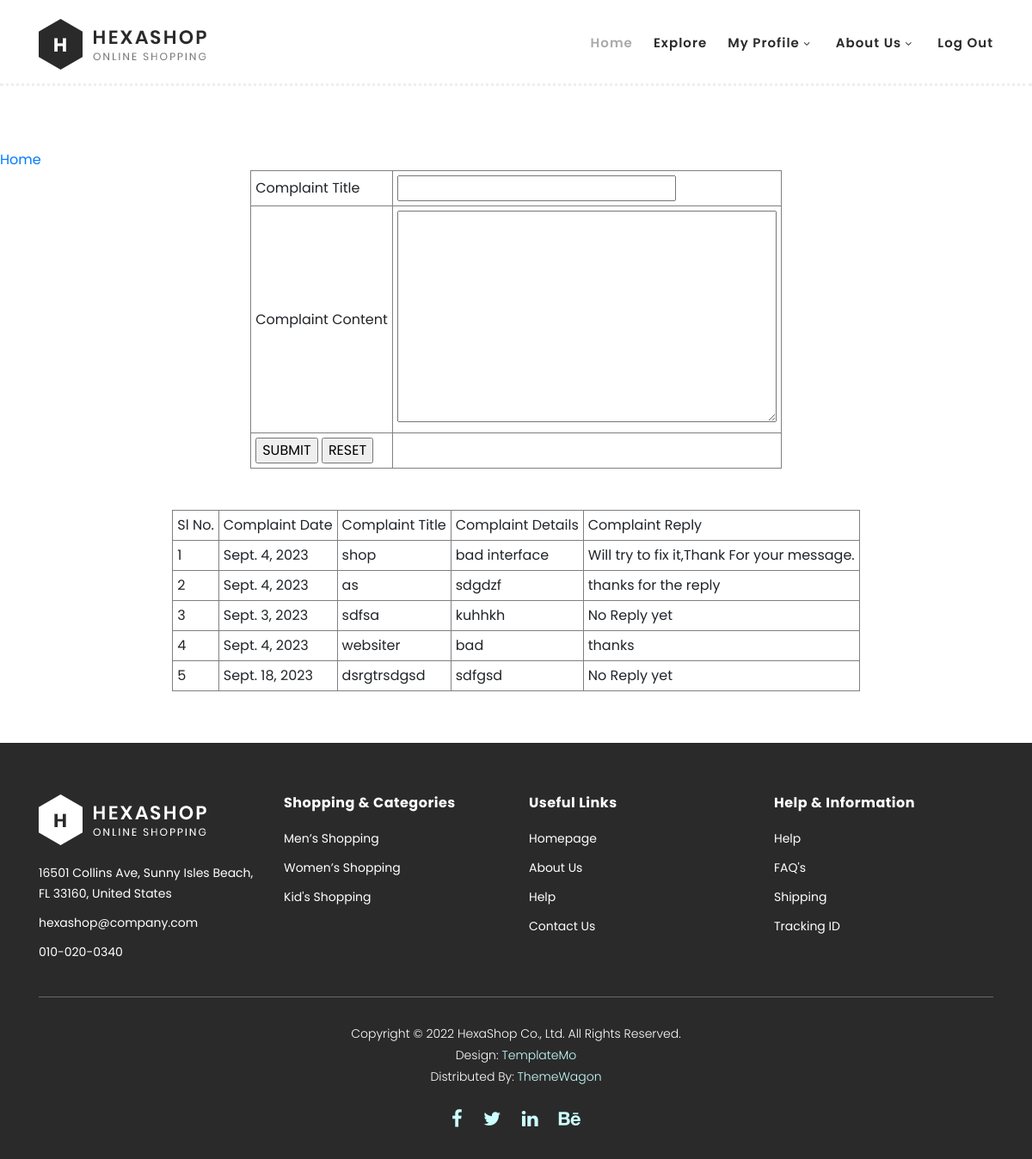
Screenshot of /User/Complaint/ (signed in) with the database file from the repository.
### User/models.py (models this page shows)
class tbl_complaint(models.Model):
    complaint_date=models.DateField(auto_now=True)
    complaint_title=models.CharField(max_length=50)
    complaint_content=models.CharField(max_length=100)
    complaint_reply=models.CharField(max_length=100,default="No Reply yet")
    user=models.ForeignKey(tbl_userregister,on_delete=models.CASCADE,null=True)
    shop=models.ForeignKey(tbl_shopregistration,on_delete=models.CASCADE,null=True)
    complaint_status=models.IntegerField(default=0,null=True)

### User/views.py (the view)
# urls.py: path('Complaint/',views.Complaint,name="Complaint"),
def Complaint(request):
    if 'uid' in request.session:
        userid=tbl_userregister.objects.get(id=request.session['uid'])
        complaint=tbl_complaint.objects.filter(user=request.session['uid'])
        if request.method=='POST':
            tbl_complaint.objects.create(complaint_title=request.POST.get('complainttitle'),
                                        complaint_content=request.POST.get('complaintcontent'),user=userid)
            return render(request,"User/Complaint.html",{'DATA':complaint})
        else:
            return render(request,"User/Complaint.html",{'DATA':complaint})
    else:
        return redirect("wguest:Userlogin")

### User/Templates/User/Complaint.html (shortened to what this page needs)
{% extends 'User/Header.html'%}
{% load static %}
{% block content  %}
<!DOCTYPE html>
<html lang="en">
<head>
</head>
<body>
    <form name="complaintform" method="post">
        `<div style="margin-top: 150px;">
        <a href="{% url 'wuser:Userhome' %}">Home</a>
        <table  align="center" border="1" cellpadding="5" cellspacing="5" >
            <tr>
                <TD>Complaint Title</TD>
                <td><input type="text" id="complainttitle" name="complainttitle" autocomplete="off" required="required" pattern="[a-zA-Z ]{4,15}" title="Complaint Title"></td>
            </tr>
            <tr>
                <td>Complaint Content</td>
                <td>
                     <textarea name="complaintcontent" id="complaintcontent" cols="30" rows="10" required></textarea>
                </td>
            </tr>
            <tr>
                <td><input type="submit" id="btnsubmit" name="btnsubmit" value="SUBMIT">
                    <input type="reset" id="btnreset" name="btnreset" value="RESET"></td>
            </tr>
        </table>
    </div>
        <br> <br>
        <table align="center" border="1" cellpadding="5">
            <tr>
                <td>Sl No.</td>
                <td>Complaint Date</td>
                <td>Complaint Title</td>
                <td>Complaint Details</td>
                <td>Complaint Reply</td>
            </tr>
            {% for i in DATA %}
            <tr>
                <td>{{ forloop.counter }}</td>
                <td>{{i.complaint_date}}</td>
                <td>{{i.complaint_title}}</td>
                <td>{{i.complaint_content}}</td>
                <td>{{i.complaint_reply}}</td>
            </tr>
            {% endfor %}
        </table>
    </form>
</body>
</html>
{% endblock content %}

### User/Templates/User/Header.html (shortened to what this page needs)
{% load static %}
<!DOCTYPE html>
<html lang="en">
  <head>
    <link rel="stylesheet" type="text/css" href="{% static 'User/assets/css/bootstrap.min.css' %}">
    <link rel="stylesheet" type="text/css" href="{% static 'User/assets/css/font-awesome.css' %}">
    <link rel="stylesheet" href="{% static 'User/assets/css/templatemo-hexashop.css' %}">
    <link rel="stylesheet" href="{% static 'User/assets/css/owl-carousel.css' %}">
    <link rel="stylesheet" href="{% static 'User/assets/css/lightbox.css' %}">
    </head>
    <body>
    <header class="header-area header-sticky">
        <div class="container">
            <div class="row">
                <div class="col-12">
                    <nav class="main-nav">
                        <a href="{% url 'wuser:Userhome' %}" class="logo">
                            <img src="/Guest/static/User/assets/images/logo.png">
                        </a>
                        <ul class="nav">
                            <li class="scroll-to-section"><a href="{% url 'wuser:Userhome' %}" class="active">Home</a></li>
                            <li class="scroll-to-section"><a href="{% url 'wuser:ProductDetail' %}">Explore</a></li>
                            <li class="submenu">
                                <a href="{% url 'wuser:MyProfile' %}">My Profile</a>
                            </li>
                            <li class="submenu">
                                <a href="#explore">About Us</a>
                            </li>
                            <li class="scroll-to-section"><a href="{% url 'wguest:Userlogin' %}">Log Out</a></li>
                        </ul>
                    </nav>
                </div>
            </div>
        </div>
    </header>
    {% block content %}
    {% endblock content %}
    <footer>
        <div class="container">
            <div class="row">
                <div class="col-lg-3">
                    <div class="first-item">
                        <div class="logo">
                            <img src="{% static 'User/assets/images/white-logo.png' %}" alt="hexashop ecommerce templatemo">
                        </div>
                        <ul>
                            <li><a href="#">16501 Collins Ave, Sunny Isles Beach, FL 33160, United States</a></li>
                            <li><a href="#">hexashop@company.com</a></li>
                            <li><a href="#">010-020-0340</a></li>
                        </ul>
                    </div>
                </div>
                <div class="col-lg-3">
                    <h4>Shopping &amp; Categories</h4>
                    <ul>
                        <li><a href="#">Men’s Shopping</a></li>
                        <li><a href="#">Women’s Shopping</a></li>
                        <li><a href="#">Kid's Shopping</a></li>
                    </ul>
                </div>
                <div class="col-lg-3">
                    <h4>Useful Links</h4>
                    <ul>
                        <li><a href="#">Homepage</a></li>
                        <li><a href="#">About Us</a></li>
                        <li><a href="#">Help</a></li>
                        <li><a href="#">Contact Us</a></li>
                    </ul>
                </div>
                <div class="col-lg-3">
                    <h4>Help &amp; Information</h4>
                    <ul>
                        <li><a href="#">Help</a></li>
                        <li><a href="#">FAQ's</a></li>
                        <li><a href="#">Shipping</a></li>
                        <li><a href="#">Tracking ID</a></li>
                    </ul>
                </div>
                <div class="col-lg-12">
                    <div class="under-footer">
                        <p>Copyright © 2022 HexaShop Co., Ltd. All Rights Reserved.
                        <br>Design: <a href="https://templatemo.com" target="_parent" title="free css templates">TemplateMo</a>
                        <br>Distributed By: <a href="https://themewagon.com" target="_blank" title="free & premium responsive templates">ThemeWagon</a></p>
                        <ul>
                            <li><a href="#"><i class="fa fa-facebook"></i></a></li>
                            <li><a href="#"><i class="fa fa-twitter"></i></a></li>
                            <li><a href="#"><i class="fa fa-linkedin"></i></a></li>
                            <li><a href="#"><i class="fa fa-behance"></i></a></li>
                        </ul>
                    </div>
                </div>
            </div>
        </div>
    </footer>
  </body>
</html>

### Guest/static/User/assets/css/templatemo-hexashop.css (style rules this page uses)
html, body, div, span, applet, object, iframe, h1, h2, h3, h4, h5, h6, p, blockquote, div pre, a, abbr, acronym, address, big, cite, code, del, dfn, em, font, img, ins, kbd, q, s, samp, small, strike, strong, sub, sup, tt, var, b, u, i, center, dl, dt, dd, ol, ul, li, figure, header, nav, section, article, aside, footer, figcaption { margin: 0; padding: 0; border: 0; outline: 0; }
ul, li { padding: 0; margin: 0; list-style: none; }
header, nav, section, article, aside, footer, hgroup { display: block; }
* { box-sizing: border-box; }
html, body { font-family: 'Poppins', sans-serif; font-weight: 400; background-color: #fff; font-size: 16px; -ms-text-size-adjust: 100%; -webkit-font-smoothing: antialiased; -moz-osx-font-smoothing: grayscale; }
a { text-decoration: none !important; }
h1, h2, h3, h4, h5, h6 { margin-top: 0px; margin-bottom: 0px; }
ul { margin-bottom: 0px; }
p { font-size: 14px; line-height: 25px; color: #2a2a2a; }
html, body { background: #fff; font-family: 'Poppins', sans-serif; }
.header-area { border-bottom: 3px dotted #eee; box-shadow: none; background-color: #fff; position: absolute; top: 0px; left: 0px; right: 0px; z-index: 100; height: 100px; -webkit-transition: all .5s ease 0s; -moz-transition: all .5s ease 0s; -o-transition: all .5s ease 0s; transition: all .5s ease 0s; }
.header-area .main-nav { min-height: 80px; background: transparent; }
.header-area .main-nav .logo { line-height: 100px; color: #fff; font-size: 28px; font-weight: 700; text-transform: uppercase; letter-spacing: 2px; float: left; -webkit-transition: all 0.3s ease 0s; -moz-transition: all 0.3s ease 0s; -o-transition: all 0.3s ease 0s; transition: all 0.3s ease 0s; }
.header-area .main-nav .nav { float: right; margin-top: 30px; margin-right: 0px; background-color: transparent; -webkit-transition: all 0.3s ease 0s; -moz-transition: all 0.3s ease 0s; -o-transition: all 0.3s ease 0s; transition: all 0.3s ease 0s; position: relative; z-index: 999; }
.header-area .main-nav .nav li { padding-left: 15px; padding-right: 15px; }
.header-area .main-nav .nav li:last-child { padding-right: 0px; }
.header-area .main-nav .nav li a { display: block; font-weight: 600; font-size: 15px; color: #2a2a2a; text-transform: capitalize; -webkit-transition: all 0.3s ease 0s; -moz-transition: all 0.3s ease 0s; -o-transition: all 0.3s ease 0s; transition: all 0.3s ease 0s; height: 40px; line-height: 40px; border: transparent; letter-spacing: 1px; }
.header-area .main-nav .nav li a { color: #2a2a2a; }
.header-area .main-nav .nav li:hover a, .header-area .main-nav .nav li a.active { color: #aaa!important; }
.header-area .main-nav .nav li.submenu { position: relative; padding-right: 30px; }
.header-area .main-nav .nav li.submenu:after { font-family: FontAwesome; content: "\f107"; font-size: 12px; color: #2a2a2a; position: absolute; right: 18px; top: 12px; }
.header-area.header-sticky { min-height: 80px; }
.header-area .nav { margin-top: 30px; }
.header-area.header-sticky .nav li a.active { color: #aaa; }
@media (max-width: 1200px) { .header-area .main-nav .nav li { padding-left: 12px; padding-right: 12px; } }
@media (max-width: 1200px) { .header-area .main-nav:before { display: none; } }
@media (min-width: 767px) { .header-area .main-nav .nav { display: flex !important; } }
footer { margin-top: 60px; padding: 60px 0px 30px 0px; background-color: #2a2a2a; }
footer .logo { margin-bottom: 20px; }
footer ul li { display: block; margin-bottom: 10px; }
footer ul li a { font-size: 14px; color: #fff; transition: all .3s; }
footer h4 { letter-spacing: 0.5px; font-size: 16px; color: #fff; font-weight: 700; margin-bottom: 20px; }
footer .under-footer { margin-top: 30px; padding-top: 30px; text-align: center; border-top: 1px solid rgba(250,250,250,0.3); }
footer .under-footer ul { margin-top: 20px; }
footer .under-footer ul li { display: inline-block; margin: 0px 10px; }
footer .under-footer ul li a { font-size: 22px; }
footer .under-footer p { color: #fff; font-size: 14px; font-weight: 300; }
footer .under-footer a { color: #cff; }

### rows the page displays
tbl_complaint: complaint_date "Sept. 4, 2023", complaint_title "shop", complaint_content "bad interface", complaint_reply "Will try to fix it,Thank For your message."
tbl_complaint: complaint_date "Sept. 4, 2023", complaint_title "as", complaint_content "sdgdzf", complaint_reply "thanks for the reply"
tbl_complaint: complaint_date "Sept. 3, 2023", complaint_title "sdfsa", complaint_content "kuhhkh", complaint_reply "No Reply yet"
tbl_complaint: complaint_date "Sept. 4, 2023", complaint_title "websiter", complaint_content "bad", complaint_reply "thanks"
tbl_complaint: complaint_date "Sept. 18, 2023", complaint_title "dsrgtrsdgsd", complaint_content "sdfgsd", complaint_reply "No Reply yet"
